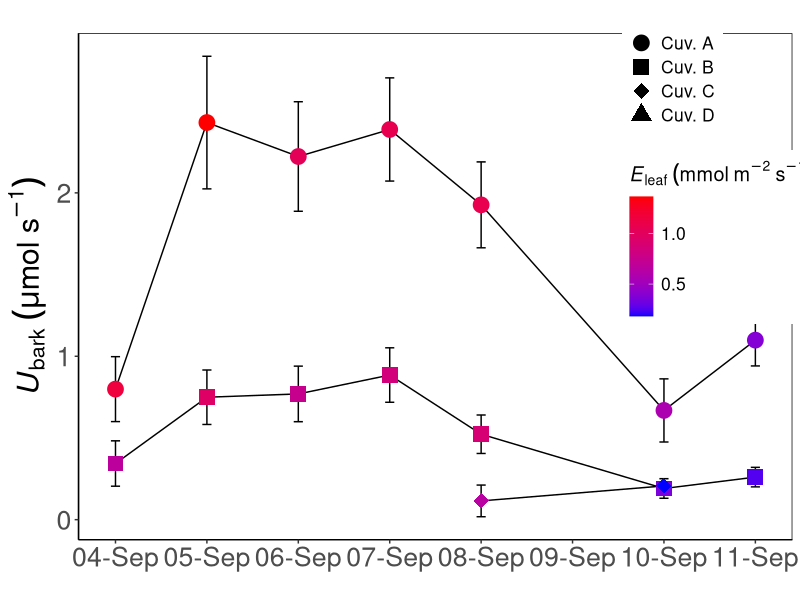

Reproduce this figure in R.
###previous####

library(dplyr)
library(lubridate)
library(ggplot2)

calcSatVap <- function(temp){
  e <- 0.61365 * exp(17.502 * temp/(240.97 + temp))
  return(e)
}
lengthWithoutNA <- function(x){
  l <- length(which(!is.na(x)))
  return(l)
}

s.err <- function(x){sd(x)/sqrt(length(x))}

s.err.na <- function(x){sd(x, na.rm = TRUE)/sqrt(lengthWithoutNA(x))}

mean.na <- function(x){mean(x, na.rm =T)}

####read July 2018 data####

dfJ <- read.table('barkData/July24_complete.csv', sep = ';', header = TRUE)
# recalculate transpiration (in mmol m-2 s-1) following Zsofia's email on 1-March-2021
dfJ$TrA_old <- dfJ$TrA
dfJ$TrA <- 1000*((dfJ$FlowOut/dfJ$Area)*((dfJ$H2Oout_G - dfJ$H2Oin_G)/(dfJ$ATP - dfJ$H2Oin_G)))
dfJ$DT <- as.POSIXct(dfJ$DT, format="%Y-%m-%d %H:%M:%S")
dfJ$DOY <- yday(dfJ$DT)
dfJ$timeDec <- hour(dfJ$DT) + (minute(dfJ$DT)/60)
wiJ <- read.csv("barkData/July24_xylem_wi.csv")
dfJ <- dplyr::left_join(dfJ, wiJ, by = 'MpNo')
dfJ$time <- yday(dfJ$DT) + (hour(dfJ$DT)+ minute(dfJ$DT)/60)/24
# calculate deltas (d18O and d2H) of transpired water (d_E), according to:
dfJ$d18O_E <- (dfJ$FlowOut*dfJ$H2Oout_G*dfJ$d18O_out*0.001 - dfJ$FlowIn*dfJ$H2Oin_G*dfJ$d18O_in*0.001)*1000/
  (dfJ$FlowOut*dfJ$H2Oout_G - dfJ$FlowIn*dfJ$H2Oin_G)
dfJ$ss <- ifelse(dfJ$d18O_E <= dfJ$d18_up_lim, 'yes', 'no')
dfJ$d2H_E <- (dfJ$FlowOut*dfJ$H2Oout_G*dfJ$dDH_out*0.001 - dfJ$FlowIn*dfJ$H2Oin_G*dfJ$dDH_in*0.001)*1000/
  (dfJ$FlowOut*dfJ$H2Oout_G - dfJ$FlowIn*dfJ$H2Oin_G)
dfJ$dDH_ex <- dfJ$dDH_out - 8*dfJ$d18O_out
dfJ$dDH_ex_a <- dfJ$dDH_in - 8*dfJ$d18O_in

####read September 2018 data####

dfS <- read.table('barkData/Sept_complete.csv', sep = ';', header = TRUE)
# recalculate transpiration (in mmol m-2 s-1) following Zsofia's email on 1-March-2021
dfS$TrA_old <- dfS$TrA
dfS$TrA <- 1000*((dfS$FlowOut/dfS$Area)*((dfS$H2Oout_G - dfS$H2Oin_G)/(dfS$ATP - dfS$H2Oin_G)))
dfS$DT <- as.POSIXct(dfS$DT, format="%Y-%m-%d %H:%M:%S")
wiS <- read.csv("barkData/Sept_xylem_wi.csv")
dfS <- dplyr::left_join(dfS, wiS, by = 'MpNo')
dfS$band_surface_m2 <- dfS$diam_cm * pi * dfS$length_cm/10000
# estimated needle area per branch given a certain branch diameter
# equation according to Cermak et al. 1998 Ann For Sci
# y = 0.003*x^2 - 0.008*x
# y is needle area in m2 and x is branch sectional area in m2 (mm2???)
dfS$cross_section_area_mm2 <- pi*(dfS$diam_cm*10*0.5)^2
dfS$needle_area_m2 <- 0.003*dfS$cross_section_area_mm2^2 - 0.08*dfS$cross_section_area_mm2
# calculate branch transpiration rate (in mmol s-1)
dfS$E_branch <- dfS$TrA * dfS$needle_area_m2
dfS$time <- yday(dfS$DT) + (hour(dfS$DT)+ minute(dfS$DT)/60)/24
dfS$Date <- as.Date(dfS$DT)
dfS$DOY <- yday(dfS$DT)
dfS$timeDec <- hour(dfS$DT)+ (minute(dfS$DT)/60)
dfS$midday <- ifelse(dfS$timeDec >= 10 & dfS$timeDec <= 16 & dfS$PAR >= 300, 'yes', 'no')
# calculate deltas (d18O and d2H) of transpired water (d_E), according to:
dfS$d18O_E <- (dfS$FlowOut*dfS$H2Oout_G*dfS$d18O_out*0.001 - dfS$FlowIn*dfS$H2Oin_G*dfS$d18O_in*0.001)*1000/
  (dfS$FlowOut*dfS$H2Oout_G - dfS$FlowIn*dfS$H2Oin_G)
# add lower limit of ss based on d18O of the xylem
dfS$ss <- ifelse(dfS$d18O_E <= dfS$d18_up_lim & dfS$PAR >= 100 &
                   dfS$timeDec >= 10 & dfS$timeDec < 18 &
                   dfS$DOY >= 247, 'yes', 'no')
dfS$d2H_E <- (dfS$FlowOut*dfS$H2Oout_G*dfS$dDH_out*0.001 - dfS$FlowIn*dfS$H2Oin_G*dfS$dDH_in*0.001)*1000/
  (dfS$FlowOut*dfS$H2Oout_G - dfS$FlowIn*dfS$H2Oin_G)
# 2H/H molar fraction of VSMOW in micromol/mol:
RVSMOW_2H <- 155.76
# calculate 2H/H ratios from deltas in micromol/mol:
dfS$R_2H_E <- (dfS$d2H_E*0.001 +1)*RVSMOW_2H
dfS$R_2H_b <- (dfS$d2H_b*0.001 +1)*RVSMOW_2H
dfS$R_2H_a <- (dfS$d2H_a*0.001 +1)*RVSMOW_2H
# 2H/H ratio of water injected to the bandage in micromol/mol:
Rtracer_2H <- 16124.41
# uptake of tracer through the bark in micromol/s:
# dfS$Ubark <- dfS$R_2H_E * dfS$E_branch *1000/Rtracer_2H
dfS$Ubark_old <- dfS$E_branch*(dfS$R_2H_E - dfS$d2H_b)/(Rtracer_2H - dfS$d2H_b)
dfS$Ubark_ratio <- dfS$E_branch*(dfS$R_2H_E - dfS$R_2H_b)/(Rtracer_2H - dfS$R_2H_b)
dfS$Ubark_ratio_alt <- dfS$E_branch*(dfS$R_2H_a - dfS$R_2H_b)/(Rtracer_2H - dfS$R_2H_b)
# calculate molar fractions instead of ratios (in micromol/mol)
mol_tracer_2H <- Rtracer_2H*1e06/(Rtracer_2H+1e06)
dfS$mol_2H_E <- dfS$R_2H_E*1e06/(dfS$R_2H_E+1e06)
dfS$mol_2H_b <- dfS$R_2H_b*1e06/(dfS$R_2H_b+1e06)
# calculate liquid uptake rates (first in mmol s-1, then multiply by 1000 get umol/s)
dfS$Ubark <- 1000*dfS$E_branch*(dfS$mol_2H_E - dfS$mol_2H_b)/(mol_tracer_2H - dfS$mol_2H_b)
# when d2H_E < d2H_xylem, then Ubark is negative, this is not possible
dfS[which(dfS$Ubark < 0), 'Ubark'] <- NA
# calculate saturated vapor deficit for a given temperature in mol mol-1
# first calculate e_sat in kPa and convert to mbar (multiply by 10),
# then convert to mol mol-1 dividing by atmospheric pressure in mbar
dfS$e_sat <- calcSatVap(dfS$Tref)*10/dfS$ATP
# bark conductance to H2O: 1 mmol m-2 s-1
# based on measurements for Co2 on Pinus monticola 
# Cernusak et al. 2001 Oecologia
gbark <- 1
# isotopic vapour-phase diffusion flow through the bark into the xylem in nmol/s
dfS$Ubark_gas <- mol_tracer_2H*gbark*dfS$e_sat*dfS$band_surface_m2
dfS$Ubark_gas_old <- Rtracer_2H*1e-06*gbark*0.001*dfS$e_sat*dfS$band_surface_m2*1e09

dfS_summ <- dfS %>%
  subset(ss == 'yes' & DOY != 252) %>%
  group_by(MpNo, Date) %>%
  summarise(Ubark_avg = mean(Ubark, na.rm = T), Ubark_se = s.err.na(Ubark),
            Ubark_N = lengthWithoutNA(Ubark),
            Ubark_gas_avg = mean(Ubark_gas, na.rm = T),
            Ubark_gas_se = s.err.na(Ubark_gas),
            E_avg = mean(TrA, na.rm = T), E_se = s.err.na(TrA))
myNames <- data.frame(row.names = c(1:4))
myNames$MpNo <- c(1, 2, 7, 8)
myNames$Cuv. <- ifelse(myNames$MpNo == 1, 'Cuv. A', 'Cuv. D')
myNames[which(myNames$MpNo == 2), 'Cuv.'] <- 'Cuv. B'
myNames[which(myNames$MpNo == 7), 'Cuv.'] <- 'Cuv. C'
dfS_summ <- left_join(dfS_summ, myNames, by = 'MpNo')

#### calculate daily mean values of Ubark-gas in nmol s-1 ####

kk <- doBy::summaryBy(Ubark_gas_avg + Ubark_avg ~ Date, FUN = c(mean.na, s.err.na), data = dfS_summ)
round(mean(kk$Ubark_avg.mean.na), 2)
round(s.err(kk$Ubark_avg.mean.na), 2)
round(mean(kk$Ubark_gas_avg.mean.na), 2)
round(s.err(kk$Ubark_gas_avg.mean.na), 2)
round(max(kk$Ubark_gas_avg.mean.na), 2)
round(kk[which.max(kk$Ubark_gas_avg.mean.na), 'Ubark_gas_avg.s.err.na'], 2)

summary(aov(Ubark ~ MpNo_m * as.factor(DOY), data = dfS))

####graph Ubark over time ####

windows(12, 8)
ggplot(dfS_summ, aes(x=Date, y=Ubark_avg, shape = Cuv.)) + 
  geom_errorbar(aes(ymin=Ubark_avg - Ubark_se, ymax=Ubark_avg + Ubark_se), width=.1) +
  geom_line()+
  scale_shape_manual(values = c(19, 15, 18, 17)) +
  geom_point(aes(colour = E_avg), size = 5) +
  scale_color_gradient(low = "blue", high = "red") +
  labs(col=expression(italic(E)[leaf]~(mmol~m^-2~s^-1)), shape=" ") +
  scale_x_date(date_breaks = "days", date_labels = "%d-%b")+
  labs(title = ' ', x='', y = expression(italic(U)[bark]~(mu*mol~s^-1)), size = rel(2))+
  theme(axis.text = element_text(size = rel(1.75))) +
  theme(axis.title.y = element_text(size = rel(2))) +
  scale_fill_manual(name = " ", values = c(rep('white', 5))) +
  theme(legend.key = element_blank(), legend.position = c(0.9, 0.75))+
  theme(legend.title = element_text(size = rel(1.3))) +
  theme(legend.text=element_text(size=rel(1.15)))+
  theme(panel.grid.major = element_blank(), panel.grid.minor = element_blank())+
  theme(panel.background = element_blank())+
  theme(axis.line = element_line(colour = "black"))+
  theme(panel.border = element_rect(colour = "black", fill=NA))
